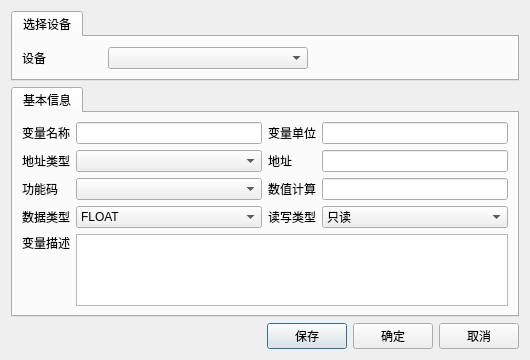
<?xml version="1.0" encoding="UTF-8"?>
<ui version="4.0">
 <class>DevEditDialog</class>
 <widget class="QDialog" name="DevEditDialog">
  <property name="geometry">
   <rect>
    <x>0</x>
    <y>0</y>
    <width>530</width>
    <height>346</height>
   </rect>
  </property>
  <property name="windowTitle">
   <string>Dialog</string>
  </property>
  <layout class="QGridLayout" name="gridLayout_2">
   <item row="0" column="0">
    <widget class="QTabWidget" name="tabWidget_2">
     <property name="currentIndex">
      <number>0</number>
     </property>
     <widget class="QWidget" name="tab">
      <attribute name="title">
       <string>选择设备</string>
      </attribute>
      <layout class="QGridLayout" name="gridLayout">
       <item row="0" column="1">
        <widget class="QComboBox" name="cboDev">
         <property name="sizePolicy">
          <sizepolicy hsizetype="Expanding" vsizetype="Fixed">
           <horstretch>0</horstretch>
           <verstretch>0</verstretch>
          </sizepolicy>
         </property>
        </widget>
       </item>
       <item row="0" column="0">
        <widget class="QLabel" name="label">
         <property name="sizePolicy">
          <sizepolicy hsizetype="Preferred" vsizetype="Preferred">
           <horstretch>0</horstretch>
           <verstretch>0</verstretch>
          </sizepolicy>
         </property>
         <property name="minimumSize">
          <size>
           <width>80</width>
           <height>0</height>
          </size>
         </property>
         <property name="text">
          <string>设备</string>
         </property>
        </widget>
       </item>
       <item row="0" column="2">
        <spacer name="horizontalSpacer">
         <property name="orientation">
          <enum>Qt::Horizontal</enum>
         </property>
         <property name="sizeHint" stdset="0">
          <size>
           <width>40</width>
           <height>20</height>
          </size>
         </property>
        </spacer>
       </item>
      </layout>
     </widget>
    </widget>
   </item>
   <item row="1" column="0">
    <widget class="QTabWidget" name="tabWidget">
     <property name="currentIndex">
      <number>0</number>
     </property>
     <widget class="QWidget" name="tabBasicInfo_3">
      <attribute name="title">
       <string>基本信息</string>
      </attribute>
      <layout class="QVBoxLayout" name="verticalLayout_9">
       <item>
        <layout class="QGridLayout" name="gridLayout_5">
         <item row="3" column="0">
          <widget class="QLabel" name="label_29">
           <property name="text">
            <string>数据类型</string>
           </property>
          </widget>
         </item>
         <item row="1" column="1">
          <widget class="QComboBox" name="cboAddrType"/>
         </item>
         <item row="2" column="2">
          <widget class="QLabel" name="label_30">
           <property name="text">
            <string>数值计算</string>
           </property>
          </widget>
         </item>
         <item row="1" column="2">
          <widget class="QLabel" name="label_31">
           <property name="text">
            <string>地址</string>
           </property>
          </widget>
         </item>
         <item row="0" column="3">
          <widget class="QLineEdit" name="editTagUnit"/>
         </item>
         <item row="2" column="1">
          <widget class="QComboBox" name="FunctionCodes"/>
         </item>
         <item row="1" column="0">
          <widget class="QLabel" name="label_32">
           <property name="text">
            <string>地址类型</string>
           </property>
          </widget>
         </item>
         <item row="4" column="1" colspan="3">
          <widget class="QPlainTextEdit" name="editTagDesc"/>
         </item>
         <item row="0" column="2">
          <widget class="QLabel" name="label_33">
           <property name="text">
            <string>变量单位</string>
           </property>
          </widget>
         </item>
         <item row="3" column="3">
          <widget class="QComboBox" name="cboReadWriteType">
           <item>
            <property name="text">
             <string>只读</string>
            </property>
           </item>
           <item>
            <property name="text">
             <string>可写</string>
            </property>
           </item>
          </widget>
         </item>
         <item row="2" column="3">
          <widget class="QLineEdit" name="rate"/>
         </item>
         <item row="0" column="1">
          <widget class="QLineEdit" name="editTagName"/>
         </item>
         <item row="3" column="2">
          <widget class="QLabel" name="label_34">
           <property name="text">
            <string>读写类型</string>
           </property>
          </widget>
         </item>
         <item row="3" column="1">
          <widget class="QComboBox" name="cboDataType">
           <item>
            <property name="text">
             <string>FLOAT</string>
            </property>
           </item>
           <item>
            <property name="text">
             <string>U16</string>
            </property>
           </item>
           <item>
            <property name="text">
             <string>S16</string>
            </property>
           </item>
           <item>
            <property name="text">
             <string>UFLOAT</string>
            </property>
           </item>
          </widget>
         </item>
         <item row="0" column="0">
          <widget class="QLabel" name="label_35">
           <property name="text">
            <string>变量名称</string>
           </property>
          </widget>
         </item>
         <item row="2" column="0">
          <widget class="QLabel" name="label_36">
           <property name="text">
            <string>功能码</string>
           </property>
          </widget>
         </item>
         <item row="4" column="0">
          <layout class="QVBoxLayout" name="verticalLayout_10">
           <item>
            <widget class="QLabel" name="label_37">
             <property name="text">
              <string>变量描述</string>
             </property>
            </widget>
           </item>
           <item>
            <spacer name="verticalSpacer_8">
             <property name="orientation">
              <enum>Qt::Vertical</enum>
             </property>
             <property name="sizeHint" stdset="0">
              <size>
               <width>20</width>
               <height>40</height>
              </size>
             </property>
            </spacer>
           </item>
          </layout>
         </item>
         <item row="1" column="3">
          <widget class="QLineEdit" name="editAddrOffset"/>
         </item>
        </layout>
       </item>
       <item>
        <spacer name="verticalSpacer_9">
         <property name="orientation">
          <enum>Qt::Vertical</enum>
         </property>
         <property name="sizeHint" stdset="0">
          <size>
           <width>20</width>
           <height>40</height>
          </size>
         </property>
        </spacer>
       </item>
      </layout>
     </widget>
    </widget>
   </item>
   <item row="2" column="0">
    <layout class="QHBoxLayout" name="horizontalLayout">
     <item>
      <spacer name="horizontalSpacer_2">
       <property name="orientation">
        <enum>Qt::Horizontal</enum>
       </property>
       <property name="sizeHint" stdset="0">
        <size>
         <width>40</width>
         <height>20</height>
        </size>
       </property>
      </spacer>
     </item>
     <item>
      <widget class="QPushButton" name="btnSave">
       <property name="text">
        <string>保存</string>
       </property>
      </widget>
     </item>
     <item>
      <widget class="QPushButton" name="btnOk">
       <property name="text">
        <string>确定</string>
       </property>
      </widget>
     </item>
     <item>
      <widget class="QPushButton" name="btnCancel">
       <property name="text">
        <string>取消</string>
       </property>
      </widget>
     </item>
    </layout>
   </item>
  </layout>
 </widget>
 <resources/>
 <connections/>
</ui>
